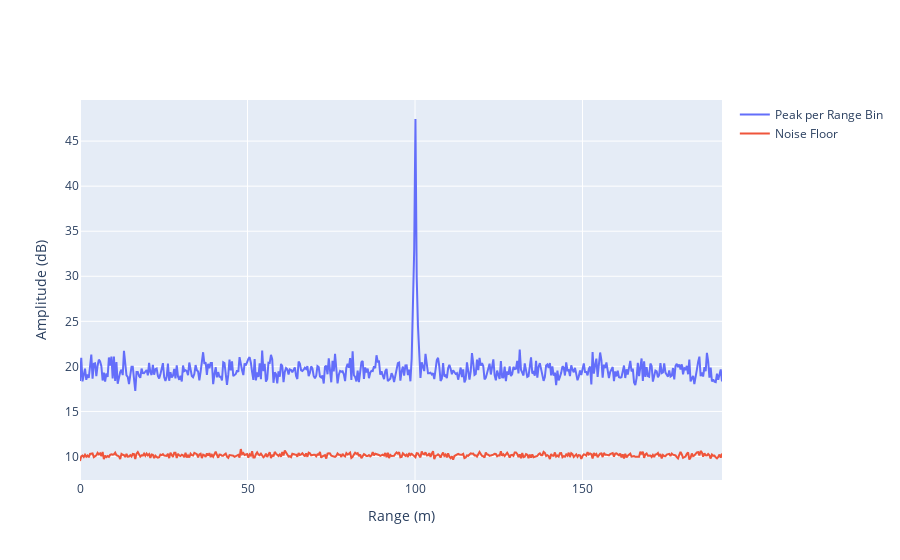

The notebook cell this image was saved under:
### Code cell
valid_range_bins = int(radar.sample_prop["samples_per_pulse"]/2)

max_range = (
    3e8
    * radar.radar_prop["receiver"].bb_prop["fs"]
    * radar.radar_prop["transmitter"].waveform_prop["pulse_length"]
    / radar.radar_prop["transmitter"].waveform_prop["bandwidth"]
    / 4
)

range_axis = np.linspace(
    0, max_range, valid_range_bins, endpoint=False
)

fig = go.Figure()

fig.add_trace(
    go.Scatter(
        x=range_axis,
        y=20*np.log10(max_per_range_bin[0, 0:valid_range_bins]),
        name="Peak per Range Bin"
    )
)

fig.add_trace(
    go.Scatter(
        x=range_axis,
        y=20*np.log10(noise_mean[0, 0:valid_range_bins]),
        name="Noise Floor"
    )
)

fig.update_layout(
    yaxis=dict(title="Amplitude (dB)"),
    xaxis=dict(title="Range (m)"),
)

# uncomment this to display interactive plot
fig.show()

# display static image to reduce size on radarsimx.com
# img_bytes = fig.to_image(format="jpg", scale=2)
# display(Image(img_bytes))

### Figure 1 — Plotly figure (JSON) as saved in the notebook; plotly's stock layout.template omitted (floating-point values rounded to 4 significant figures; data arrays with more than 128 entries replaced by an {"elided": "..."} marker saying what was removed)
{"data": [{"name": "Peak per Range Bin", "type": "scatter", "x": {"elided": "512 float values"}, "y": {"elided": "512 float values"}}, {"name": "Noise Floor", "type": "scatter", "x": {"elided": "512 float values"}, "y": {"elided": "512 float values"}}], "layout": {"xaxis": {"title": {"text": "Range (m)"}}, "yaxis": {"title": {"text": "Amplitude (dB)"}}}}
